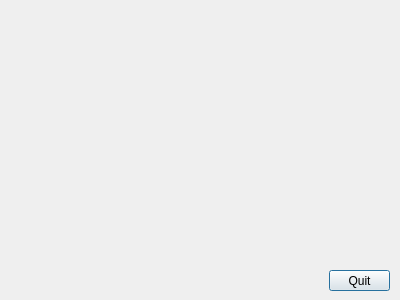
<?xml version="1.0" encoding="UTF-8"?>
<ui version="4.0">
 <class>EndWindow</class>
 <widget class="QDialog" name="EndWindow">
  <property name="geometry">
   <rect>
    <x>0</x>
    <y>0</y>
    <width>400</width>
    <height>300</height>
   </rect>
  </property>
  <property name="windowTitle">
   <string>Dialog</string>
  </property>
  <widget class="QPushButton" name="quitButton">
   <property name="geometry">
    <rect>
     <x>329</x>
     <y>270</y>
     <width>61</width>
     <height>21</height>
    </rect>
   </property>
   <property name="text">
    <string>Quit</string>
   </property>
  </widget>
 </widget>
 <resources/>
 <connections/>
</ui>
